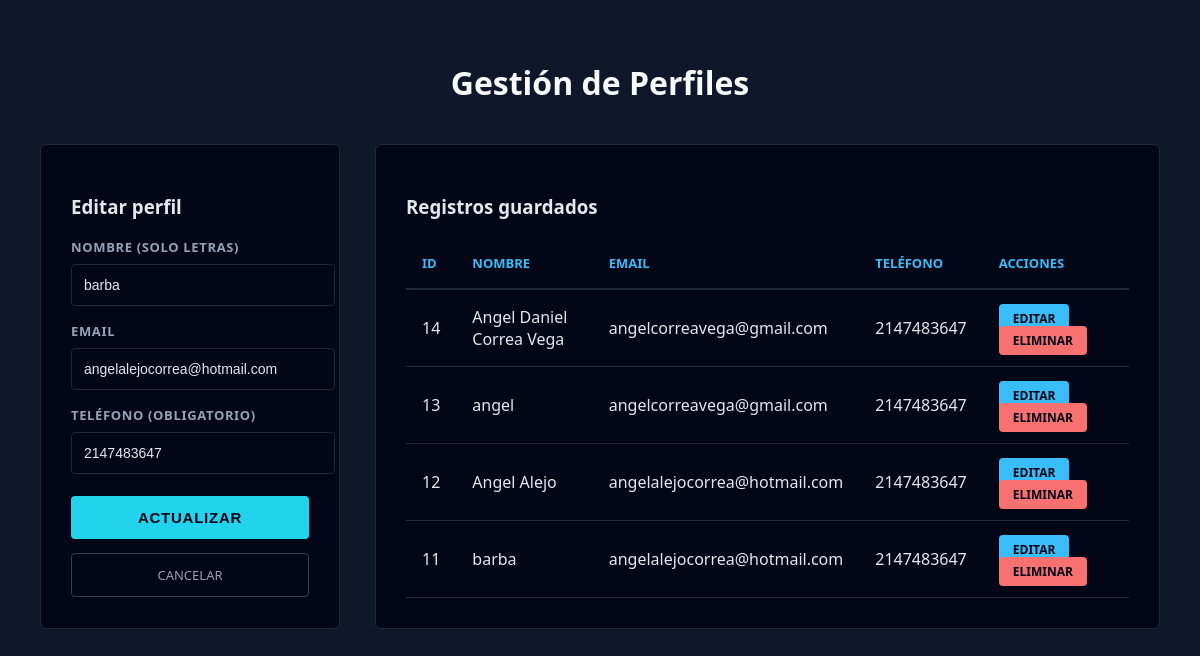
Page /?editar=11 on the committed database.
### tables this page shows
CREATE TABLE `perfiles` (
  `id` int(11) NOT NULL,
  `nombre` varchar(100) NOT NULL,
  `email` varchar(100) NOT NULL,
  `telefono` int(20) DEFAULT NULL,
  `creado_en` timestamp NOT NULL DEFAULT current_timestamp()
);

### controllers/perfilesController.php (called while the page is built, shortened)
<?php
if(isset($_GET['editar'])){
    $stmt = $conexion->prepare("SELECT * FROM perfiles WHERE id=?");
    $stmt->execute([$_GET['editar']]);
    $editarData = $stmt->fetch();
}

### views/tabla.php (the view)
<div class="card">
<h3>Registros guardados</h3>
<table class="table">
<tr>
<th>ID</th><th>Nombre</th><th>Email</th><th>Teléfono</th><th>Acciones</th>
</tr>
<?php
$stmt = $conexion->query("SELECT * FROM perfiles ORDER BY id DESC");
foreach($stmt as $fila){
    echo "<tr>
        <td>{$fila['id']}</td>
        <td>{$fila['nombre']}</td>
        <td>{$fila['email']}</td>
        <td>{$fila['telefono']}</td>
        <td>
            <a class='action edit' href='?editar={$fila['id']}'>Editar</a>
            <a class='action delete' onclick=\"return confirm('¿Eliminar registro?')\" href='?eliminar={$fila['id']}'>Eliminar</a>
        </td>
    </tr>";
}
?>
</table>
</div>

### views/formulario.php (shortened to what this page needs)
<div class="card">
<h3><?= $editarData ? "Editar" : "Nuevo" ?> perfil</h3>
<form method="POST">
<label>Nombre (solo letras)</label>
<input name="nombre" required pattern="[A-Za-záéíóúÁÉÍÓÚñÑ ]+"
value="<?= $editarData['nombre'] ?? '' ?>">
<label>Email</label>
<input name="email" type="email" required
value="<?= $editarData['email'] ?? '' ?>">
<label>Teléfono (obligatorio)</label>
<input name="telefono" required pattern="[0-9]+"
value="<?= $editarData['telefono'] ?? '' ?>">
<?php if($editarData): ?>
<button name="actualizar">Actualizar</button>
<a href="index.php" class="btn-cancel">Cancelar</a>
<?php else: ?>
<button name="crear">Guardar</button>
<?php endif; ?>
</form>
</div>

### views/header.php (style rules this page uses)
body { font-family: 'Segoe UI', system-ui, sans-serif; background:#0f172a; margin:0; padding:40px; color:#e5e7eb; }
.card { background:#020617; padding:30px; border-radius:6px; border:1px solid #1e293b; }
label { font-weight:600; margin-top:16px; display:block; font-size:13px; color:#94a3b8; text-transform:uppercase; letter-spacing:.05em; }
input { width:100%; padding:12px; margin-top:8px; border-radius:4px; border:1px solid #1e293b; font-size:14px; background:#020617; color:#e5e7eb; }
button { margin-top:22px; width:100%; padding:13px; border:none; border-radius:4px; background:#22d3ee; color:#020617; font-size:15px; font-weight:700; cursor:pointer; text-transform:uppercase; letter-spacing:.05em; }
.btn-cancel { background:transparent; border:1px solid #334155; text-decoration:none; display:block; text-align:center; margin-top:14px; padding:12px; border-radius:4px; color:#94a3b8; text-transform:uppercase; font-size:13px; }
.table { width:100%; border-collapse:collapse; background:#020617; }
.table th { background:#020617; color:#38bdf8; padding:16px; text-align:left; font-size:13px; text-transform:uppercase; border-bottom:2px solid #1e293b; }
.table td { padding:16px; border-bottom:1px solid #1e293b; color:#e5e7eb; }
.action { padding:6px 14px; border-radius:4px; font-size:12px; text-decoration:none; color:#020617; font-weight:700; text-transform:uppercase; }
.edit { background:#38bdf8; }
.delete { background:#f87171; }

### rows in the picture
perfiles: nombre "barba", email "angelalejocorrea@hotmail.com", telefono "2147483647", id "11"
perfiles: id "14", nombre "Angel Daniel Correa Vega", email "angelcorreavega@gmail.com", telefono "2147483647"
perfiles: id "13", nombre "angel", email "angelcorreavega@gmail.com", telefono "2147483647"
perfiles: id "12", nombre "Angel Alejo", email "angelalejocorrea@hotmail.com", telefono "2147483647"
